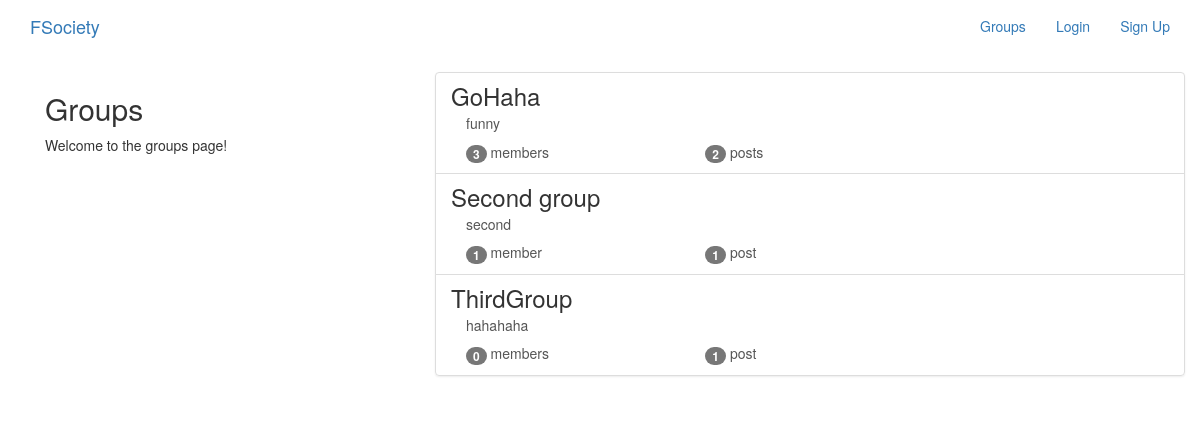
The app's page /groups/ with its own data.
### groups/models.py (models this page shows, shortened)
class Group(models.Model):
    name = models.CharField(max_length = 225, unique = True)
    slug = models.SlugField(allow_unicode = True, unique = True)
    description = models.TextField(blank = True, default = '')
    description_html = models.TextField(editable = False, default = '')
    members = models.ManyToManyField(User, through = 'GroupMember')
    class Meta:
        ordering = ['name']

### groups/views.py (the view)
class ListGroups(generic.ListView):
    model = Group

### groups/templates/groups/group_list.html (shortened to what this page needs)
{% extends "groups/group_base.html" %}
{% block pregroup %}
    <div class="col-md-4">
        <div class="content">
            <h2>Groups</h2>
            <p>Welcome to the groups page!</p>
        </div>
    </div>
{% endblock %}
{% block group_content %}
    <div class="col-md-8">
        <div class="list-group">
            {% for group in object_list %}
                <a href="{% url 'groups:single' slug=group.slug %}" class="list-group-item">
                    <h3 class="title list-group-item-heading">{{ group.name }}</h3>
                    <div class="list-group-item-text container-fluid">
                        {{group.description_html|safe}}
                        <div class="row">
                            <div class="col-md-4">
                                <span class="badge">{{ group.members.count }}</span>
                                member{{group.members.count|pluralize}}
                            </div>
                            <div class="col-md-4">
                                <span class="badge">{{ group.posts.count }}</span>
                                post{{group.posts.count|pluralize}}
                            </div>
                        </div>
                    </div>
                </a>
            {% endfor %}
        </div>
    </div>
{% endblock %}

### records on screen
Group: name "GoHaha", description_html "funny", members.count "3", posts.count "2"
Group: name "Second group", description_html "second", members.count "1", posts.count "1"
Group: name "ThirdGroup", description_html "hahahaha", members.count "0", posts.count "1"
